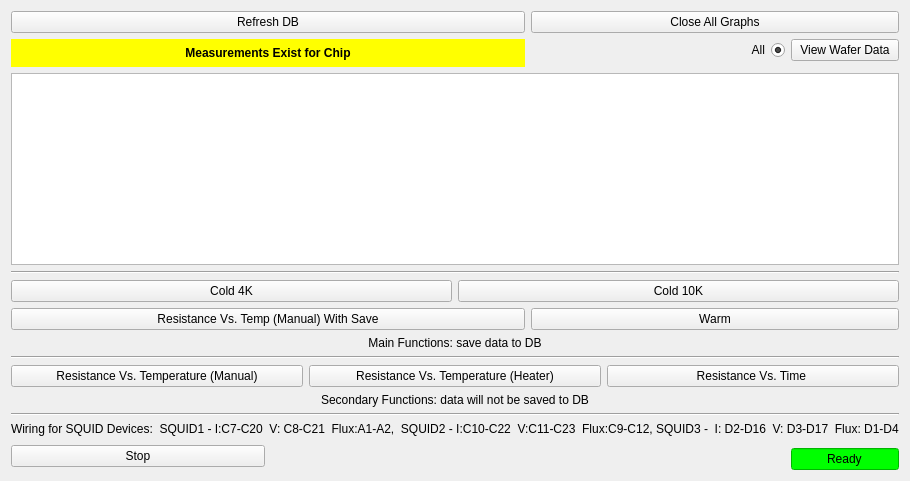
        <widget class="QWidget" name="pcm3bfunctions">
         <attribute name="title">
          <string>PCM3B Functions</string>
         </attribute>
         <layout class="QGridLayout" name="gridLayout_10">
          <item row="0" column="0">
           <layout class="QGridLayout" name="gridLayout_8">
            <property name="sizeConstraint">
             <enum>QLayout::SetDefaultConstraint</enum>
            </property>
            <item row="2" column="3">
             <widget class="QPushButton" name="dataButton_3b">
              <property name="text">
               <string>View Wafer Data</string>
              </property>
             </widget>
            </item>
            <item row="7" column="2" colspan="2">
             <widget class="QPushButton" name="warmMeasure_3b">
              <property name="text">
               <string>Warm</string>
              </property>
             </widget>
            </item>
            <item row="6" column="0" colspan="4">
             <layout class="QHBoxLayout" name="horizontalLayout_6">
              <item>
               <widget class="QPushButton" name="cold4k">
                <property name="text">
                 <string>Cold 4K</string>
                </property>
               </widget>
              </item>
              <item>
               <widget class="QPushButton" name="cold10k">
                <property name="text">
                 <string>Cold 10K</string>
                </property>
               </widget>
              </item>
             </layout>
            </item>
            <item row="0" column="2" colspan="2">
             <widget class="QPushButton" name="closeButton_3b">
              <property name="text">
               <string>Close All Graphs</string>
              </property>
             </widget>
            </item>
            <item row="2" column="0" rowspan="2" colspan="2">
             <widget class="QLabel" name="exist_warning_3b">
              <property name="enabled">
               <bool>true</bool>
              </property>
              <property name="font">
               <font>
                <weight>75</weight>
                <bold>true</bold>
               </font>
              </property>
              <property name="styleSheet">
               <string notr="true">color: rgb(0, 0, 0); background: rgb(255, 255, 0); font-style: bold</string>
              </property>
              <property name="text">
               <string>Measurements Exist for Chip</string>
              </property>
              <property name="alignment">
               <set>Qt::AlignCenter</set>
              </property>
             </widget>
            </item>
            <item row="0" column="0" colspan="2">
             <widget class="QPushButton" name="refreshButton_3b">
              <property name="text">
               <string>Refresh DB</string>
              </property>
             </widget>
            </item>
            <item row="5" column="0" colspan="4">
             <widget class="Line" name="line_4">
              <property name="orientation">
               <enum>Qt::Horizontal</enum>
              </property>
             </widget>
            </item>
            <item row="15" column="3">
             <widget class="QLineEdit" name="status_3b">
              <property name="sizePolicy">
               <sizepolicy hsizetype="Fixed" vsizetype="Fixed">
                <horstretch>0</horstretch>
                <verstretch>0</verstretch>
               </sizepolicy>
              </property>
              <property name="styleSheet">
               <string notr="true">background: rgb(0, 255, 0)</string>
              </property>
              <property name="text">
               <string>Ready</string>
              </property>
              <property name="alignment">
               <set>Qt::AlignCenter</set>
              </property>
              <property name="readOnly">
               <bool>true</bool>
              </property>
             </widget>
            </item>
            <item row="7" column="0" colspan="2">
             <widget class="QPushButton" name="resistancetempsave">
              <property name="text">
               <string>Resistance Vs. Temp (Manual) With Save</string>
              </property>
             </widget>
            </item>
            <item row="12" column="0" colspan="4">
             <widget class="Line" name="line_6">
              <property name="orientation">
               <enum>Qt::Horizontal</enum>
              </property>
             </widget>
            </item>
            <item row="10" column="0" colspan="4">
             <layout class="QHBoxLayout" name="horizontalLayout_5">
              <item>
               <widget class="QPushButton" name="resistancetemp">
                <property name="text">
                 <string>Resistance Vs. Temperature (Manual)</string>
                </property>
               </widget>
              </item>
              <item>
               <widget class="QPushButton" name="resistancetempheater">
                <property name="text">
                 <string>Resistance Vs. Temperature (Heater)</string>
                </property>
               </widget>
              </item>
              <item>
               <widget class="QPushButton" name="resistancetime">
                <property name="text">
                 <string>Resistance Vs. Time </string>
                </property>
               </widget>
              </item>
             </layout>
            </item>
            <item row="4" column="0" colspan="4">
             <widget class="QTableWidget" name="deviceWidget_3b"/>
            </item>
            <item row="8" column="0" colspan="4">
             <widget class="QLabel" name="label_13">
              <property name="text">
               <string>Main Functions: save data to DB</string>
              </property>
              <property name="alignment">
               <set>Qt::AlignCenter</set>
              </property>
             </widget>
            </item>
            <item row="9" column="0" colspan="4">
             <widget class="Line" name="line_5">
              <property name="orientation">
               <enum>Qt::Horizontal</enum>
              </property>
             </widget>
            </item>
            <item row="15" column="1" colspan="2">
             <spacer name="horizontalSpacer_3">
              <property name="orientation">
               <enum>Qt::Horizontal</enum>
              </property>
              <property name="sizeType">
               <enum>QSizePolicy::Expanding</enum>
              </property>
              <property name="sizeHint" stdset="0">
               <size>
                <width>237</width>
                <height>20</height>
               </size>
              </property>
             </spacer>
            </item>
            <item row="14" column="0" rowspan="2">
             <widget class="QPushButton" name="stopButton_3b">
              <property name="text">
               <string>Stop</string>
              </property>
             </widget>
            </item>
            <item row="2" column="2">
             <widget class="QRadioButton" name="selectAll_3b">
              <property name="layoutDirection">
               <enum>Qt::RightToLeft</enum>
              </property>
              <property name="text">
               <string>All</string>
              </property>
              <property name="checked">
               <bool>true</bool>
              </property>
              <property name="autoExclusive">
               <bool>false</bool>
              </property>
             </widget>
            </item>
            <item row="11" column="0" colspan="4">
             <widget class="QLabel" name="label_9">
              <property name="text">
               <string>Secondary Functions: data will not be saved to DB</string>
              </property>
              <property name="alignment">
               <set>Qt::AlignCenter</set>
              </property>
             </widget>
            </item>
            <item row="13" column="0" colspan="4">
             <widget class="QLabel" name="label_15">
              <property name="text">
               <string>Wiring for SQUID Devices:  SQUID1 - I:C7-C20  V: C8-C21  Flux:A1-A2,  SQUID2 - I:C10-C22  V:C11-C23  Flux:C9-C12, SQUID3 -  I: D2-D16  V: D3-D17  Flux: D1-D4</string>
              </property>
             </widget>
            </item>
           </layout>
          </item>
         </layout>
        </widget>
